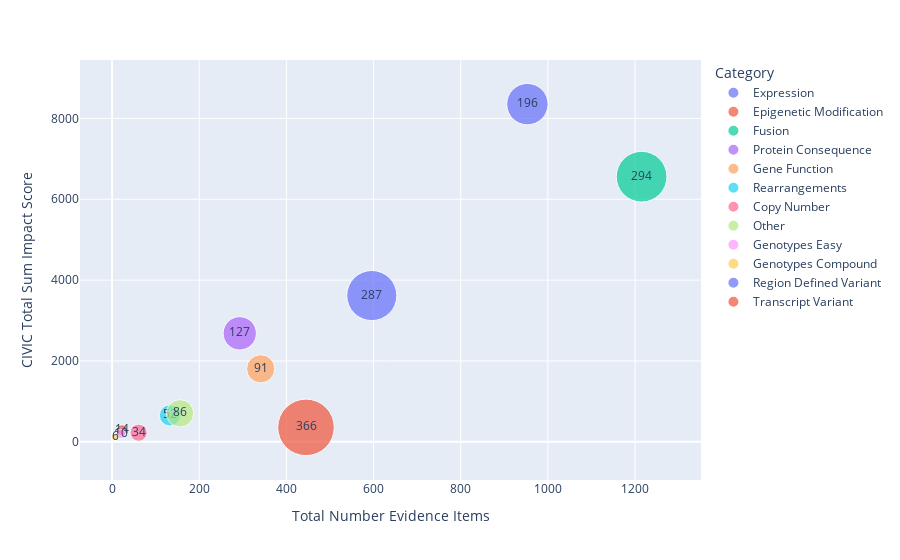

Notebook cell for this chart:
### Markdown cell above
The scatterplot below shows the relationship between the Not Suported variant sub category impact score and the number of evidence items associated with variants in each sub category. Additionally, the sizes of the data point represent the number of variants in each sub category.

### Code cell
fig2 = px.scatter(
    data_frame=not_supported_variant_impact_df,
    x="Total Number Evidence Items",
    y="CIVIC Total Sum Impact Score",
    size="Total Number Variants",
    size_max=40,
    text="Total Number Variants",
    color="Category",
    hover_data="% Accepted Evidence Items"
)
fig2.show()

### Figure 1 — Plotly figure (JSON) as saved in the notebook; plotly's stock layout.template omitted (floating-point values rounded to 4 significant figures)
{"data": [{"customdata": [["57.38%"]], "hovertemplate": "Category=Expression<br>Total Number Evidence Items=%{x}<br>CIVIC Total Sum Impact Score=%{y}<br>Total Number Variants=%{text}<br>% Accepted Evidence Items=%{customdata[0]}<extra></extra>", "legendgroup": "Expression", "marker": {"color": "#636efa", "size": [287], "sizemode": "area", "sizeref": 0.2288, "symbol": "circle"}, "mode": "markers+text", "name": "Expression", "orientation": "v", "showlegend": true, "text": [287], "type": "scatter", "x": [596], "xaxis": "x", "y": [3618], "yaxis": "y"}, {"customdata": [["95.65%"]], "hovertemplate": "Category=Epigenetic Modification<br>Total Number Evidence Items=%{x}<br>CIVIC Total Sum Impact Score=%{y}<br>Total Number Variants=%{text}<br>% Accepted Evidence Items=%{customdata[0]}<extra></extra>", "legendgroup": "Epigenetic Modification", "marker": {"color": "#EF553B", "size": [14], "sizemode": "area", "sizeref": 0.2288, "symbol": "circle"}, "mode": "markers+text", "name": "Epigenetic Modification", "orientation": "v", "showlegend": true, "text": [14], "type": "scatter", "x": [23], "xaxis": "x", "y": [285.5], "yaxis": "y"}, {"customdata": [["61.48%"]], "hovertemplate": "Category=Fusion<br>Total Number Evidence Items=%{x}<br>CIVIC Total Sum Impact Score=%{y}<br>Total Number Variants=%{text}<br>% Accepted Evidence Items=%{customdata[0]}<extra></extra>", "legendgroup": "Fusion", "marker": {"color": "#00cc96", "size": [294], "sizemode": "area", "sizeref": 0.2288, "symbol": "circle"}, "mode": "markers+text", "name": "Fusion", "orientation": "v", "showlegend": true, "text": [294], "type": "scatter", "x": [1215], "xaxis": "x", "y": [6559.0], "yaxis": "y"}, {"customdata": [["65.19%"]], "hovertemplate": "Category=Protein Consequence<br>Total Number Evidence Items=%{x}<br>CIVIC Total Sum Impact Score=%{y}<br>Total Number Variants=%{text}<br>% Accepted Evidence Items=%{customdata[0]}<extra></extra>", "legendgroup": "Protein Consequence", "marker": {"color": "#ab63fa", "size": [127], "sizemode": "area", "sizeref": 0.2288, "symbol": "circle"}, "mode": "markers+text", "name": "Protein Consequence", "orientation": "v", "showlegend": true, "text": [127], "type": "scatter", "x": [293], "xaxis": "x", "y": [2684.0], "yaxis": "y"}, {"customdata": [["45.16%"]], "hovertemplate": "Category=Gene Function<br>Total Number Evidence Items=%{x}<br>CIVIC Total Sum Impact Score=%{y}<br>Total Number Variants=%{text}<br>% Accepted Evidence Items=%{customdata[0]}<extra></extra>", "legendgroup": "Gene Function", "marker": {"color": "#FFA15A", "size": [91], "sizemode": "area", "sizeref": 0.2288, "symbol": "circle"}, "mode": "markers+text", "name": "Gene Function", "orientation": "v", "showlegend": true, "text": [91], "type": "scatter", "x": [341], "xaxis": "x", "y": [1806.0], "yaxis": "y"}, {"customdata": [["39.85%"]], "hovertemplate": "Category=Rearrangements<br>Total Number Evidence Items=%{x}<br>CIVIC Total Sum Impact Score=%{y}<br>Total Number Variants=%{text}<br>% Accepted Evidence Items=%{customdata[0]}<extra></extra>", "legendgroup": "Rearrangements", "marker": {"color": "#19d3f3", "size": [52], "sizemode": "area", "sizeref": 0.2288, "symbol": "circle"}, "mode": "markers+text", "name": "Rearrangements", "orientation": "v", "showlegend": true, "text": [52], "type": "scatter", "x": [133], "xaxis": "x", "y": [653], "yaxis": "y"}, {"customdata": [["44.26%"]], "hovertemplate": "Category=Copy Number<br>Total Number Evidence Items=%{x}<br>CIVIC Total Sum Impact Score=%{y}<br>Total Number Variants=%{text}<br>% Accepted Evidence Items=%{customdata[0]}<extra></extra>", "legendgroup": "Copy Number", "marker": {"color": "#FF6692", "size": [34], "sizemode": "area", "sizeref": 0.2288, "symbol": "circle"}, "mode": "markers+text", "name": "Copy Number", "orientation": "v", "showlegend": true, "text": [34], "type": "scatter", "x": [61], "xaxis": "x", "y": [225], "yaxis": "y"}, {"customdata": [["39.74%"]], "hovertemplate": "Category=Other<br>Total Number Evidence Items=%{x}<br>CIVIC Total Sum Impact Score=%{y}<br>Total Number Variants=%{text}<br>% Accepted Evidence Items=%{customdata[0]}<extra></extra>", "legendgroup": "Other", "marker": {"color": "#B6E880", "size": [86], "sizemode": "area", "sizeref": 0.2288, "symbol": "circle"}, "mode": "markers+text", "name": "Other", "orientation": "v", "showlegend": true, "text": [86], "type": "scatter", "x": [156], "xaxis": "x", "y": [703.5], "yaxis": "y"}, {"customdata": [["65.00%"]], "hovertemplate": "Category=Genotypes Easy<br>Total Number Evidence Items=%{x}<br>CIVIC Total Sum Impact Score=%{y}<br>Total Number Variants=%{text}<br>% Accepted Evidence Items=%{customdata[0]}<extra></extra>", "legendgroup": "Genotypes Easy", "marker": {"color": "#FF97FF", "size": [10], "sizemode": "area", "sizeref": 0.2288, "symbol": "circle"}, "mode": "markers+text", "name": "Genotypes Easy", "orientation": "v", "showlegend": true, "text": [10], "type": "scatter", "x": [20], "xaxis": "x", "y": [195], "yaxis": "y"}, {"customdata": [["57.14%"]], "hovertemplate": "Category=Genotypes Compound<br>Total Number Evidence Items=%{x}<br>CIVIC Total Sum Impact Score=%{y}<br>Total Number Variants=%{text}<br>% Accepted Evidence Items=%{customdata[0]}<extra></extra>", "legendgroup": "Genotypes Compound", "marker": {"color": "#FECB52", "size": [6], "sizemode": "area", "sizeref": 0.2288, "symbol": "circle"}, "mode": "markers+text", "name": "Genotypes Compound", "orientation": "v", "showlegend": true, "text": [6], "type": "scatter", "x": [7], "xaxis": "x", "y": [117.5], "yaxis": "y"}, {"customdata": [["58.55%"]], "hovertemplate": "Category=Region Defined Variant<br>Total Number Evidence Items=%{x}<br>CIVIC Total Sum Impact Score=%{y}<br>Total Number Variants=%{text}<br>% Accepted Evidence Items=%{customdata[0]}<extra></extra>", "legendgroup": "Region Defined Variant", "marker": {"color": "#636efa", "size": [196], "sizemode": "area", "sizeref": 0.2288, "symbol": "circle"}, "mode": "markers+text", "name": "Region Defined Variant", "orientation": "v", "showlegend": true, "text": [196], "type": "scatter", "x": [953], "xaxis": "x", "y": [8354.0], "yaxis": "y"}, {"customdata": [["12.13%"]], "hovertemplate": "Category=Transcript Variant<br>Total Number Evidence Items=%{x}<br>CIVIC Total Sum Impact Score=%{y}<br>Total Number Variants=%{text}<br>% Accepted Evidence Items=%{customdata[0]}<extra></extra>", "legendgroup": "Transcript Variant", "marker": {"color": "#EF553B", "size": [366], "sizemode": "area", "sizeref": 0.2288, "symbol": "circle"}, "mode": "markers+text", "name": "Transcript Variant", "orientation": "v", "showlegend": true, "text": [366], "type": "scatter", "x": [445], "xaxis": "x", "y": [356.5], "yaxis": "y"}], "layout": {"legend": {"itemsizing": "constant", "title": {"text": "Category"}, "tracegroupgap": 0}, "margin": {"t": 60}, "xaxis": {"anchor": "y", "domain": [0, 1], "title": {"text": "Total Number Evidence Items"}}, "yaxis": {"anchor": "x", "domain": [0, 1], "title": {"text": "CIVIC Total Sum Impact Score"}}}}
